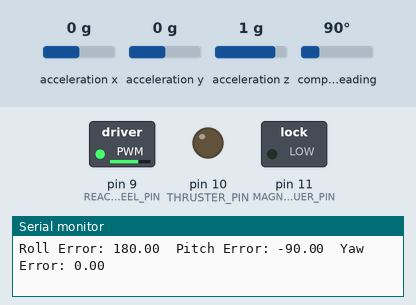
The sketch below on a simulated Arduino Uno, built with avr-gcc and run on an emulated ATmega328P. Parts: switched loads named in the sketch (green lamp = pin HIGH), output pins drawn as LEDs (lit = HIGH), the last lines printed to the serial monitor. Dashed ring = blinking. The inputs (shaded band) are chosen by the test bench; at power-on: acceleration y 0 g, acceleration x 0 g, acceleration z 1 g, compass heading 90°.

Above: at 1.2 s.
1.3 s: acceleration y set to 0.4 g
At 3.95 s:
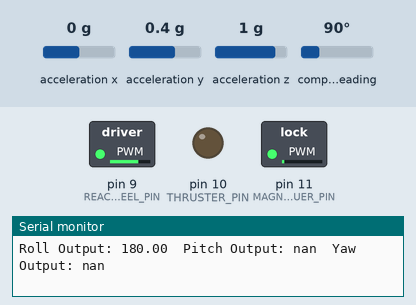
4.3 s: acceleration x set to -0.2 g
At 5.7 s:
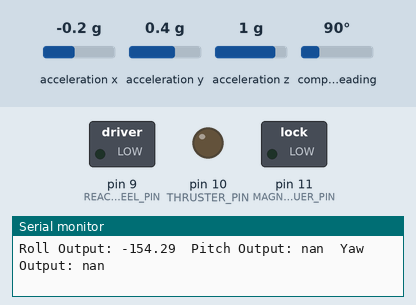
7.3 s: acceleration x set to 0.8 g
At 9.2 s:
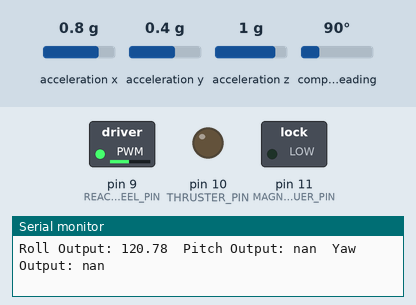
9.5 s: acceleration y set to -1.4 g
At 10.7 s:
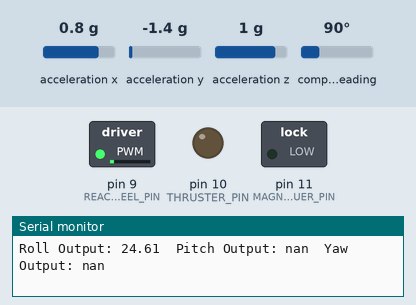
11.0 s: acceleration x set to 0 g
At 11.7 s:
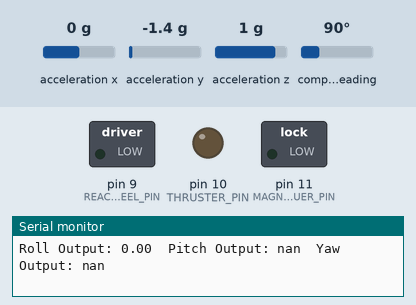
Timing chart, 0 to 14.0 s (numbered marks = the images above; inputs shaded):
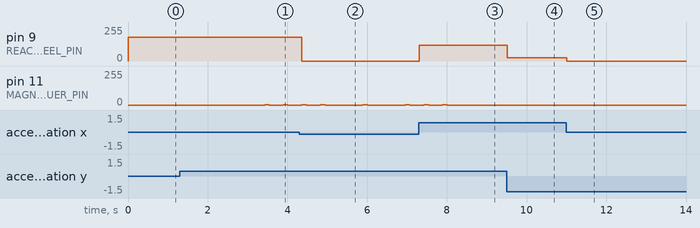

Measured:
- the behaviour switches between 0.2 and 0.3 g on acceleration y (found by bisection; images 0 and 1)
- the behaviour switches between 0 and -0.1 g on acceleration x (found by bisection; images 1 and 2)
- after the input at 1.3 s, pin 11 (MAGNETORQUER_PIN): alternates 1/255 for 0.12 s and 0/255 for 0.35 s, starting after 2.1 s
- after the input at 4.3 s, pin 9 (REACTION_WHEEL_PIN): 180/255 → 0/255 after 0.06 s
- after the input at 7.3 s, pin 9 (REACTION_WHEEL_PIN): 0/255 → 120/255 at once; pin 11 (MAGNETORQUER_PIN): alternates 1/255 for 0.12 s and 0/255 for 0.35 s, 4 changes in all, then stays 0/255, starting after 0.13 s
- after the input at 9.5 s, pin 9 (REACTION_WHEEL_PIN): 120/255 → 24/255 at once
- after the input at 11.0 s, pin 9 (REACTION_WHEEL_PIN): 24/255 → 0/255 at once

The sketch:

new_code.ino
```cpp
#include <Wire.h>  // Include Wire library for I2C communication
#include <Adafruit_Sensor.h>
#include <Adafruit_BNO055.h>  // Include BNO055 sensor library

// Sensitivity constants
#define GYRO_SENSITIVITY 0.07 // Gyroscope sensitivity in deg/s/LSB
#define ACCEL_SENSITIVITY 0.000061 // Accelerometer sensitivity in m/s^2/LSB

// Pin definitions for actuators
#define REACTION_WHEEL_PIN 9  // Pin for reaction wheel control
#define THRUSTER_PIN 10       // Pin for thruster control
#define MAGNETORQUER_PIN 11   // Pin for magnetorquer control

// PID constants for roll, pitch, and yaw axes
#define ROLL_KP 1.0
#define ROLL_KI 0.0
#define ROLL_KD 0.0
#define PITCH_KP 1.0
#define PITCH_KI 0.0
#define PITCH_KD 0.0
#define YAW_KP 1.0
#define YAW_KI 0.0
#define YAW_KD 0.0

// Target angles for roll, pitch, and yaw axes (in degrees)
const float target_roll = 0.0;
const float target_pitch = 0.0;
const float target_yaw = 0.0;

// Variables for storing sensor data
float gyro_x, gyro_y, gyro_z; // Gyroscope readings in deg/s
float accel_x, accel_y, accel_z; // Accelerometer readings in m/s^2

// Variables for PID controller
float roll_error, roll_integral = 0.0, roll_derivative = 0.0;
float pitch_error, pitch_integral = 0.0, pitch_derivative = 0.0;
float yaw_error, yaw_integral = 0.0, yaw_derivative = 0.0;
float roll_output, pitch_output, yaw_output;
unsigned long last_time = 0;

// Initialize BNO055 sensor
Adafruit_BNO055 bno = Adafruit_BNO055();

// PID controller function
float pid_controller(float error, float &integral, float &prev_error, float Kp, float Ki, float Kd) {
    unsigned long current_time = millis();
    float dt = (current_time - last_time) / 1000.0; // Calculate time difference since last iteration
    last_time = current_time;

    // Calculate integral and derivative terms
    integral += error * dt;
    float derivative = (error - prev_error) / dt;

    // Calculate PID output
    float output = Kp * error + Ki * integral + Kd * derivative;

    // Update previous error for next iteration
    prev_error = error;

    return output;
}

void setup() {
    Serial.begin(9600);
    Wire.begin();
    if (!bno.begin()) {
        Serial.print("No BNO055 detected. Check your wiring or I2C ADDR!");
        while (1);
    }

    // Initialize actuators
    pinMode(REACTION_WHEEL_PIN, OUTPUT);
    pinMode(THRUSTER_PIN, OUTPUT);
    pinMode(MAGNETORQUER_PIN, OUTPUT);
}

void loop() {
    // Read sensor data
    sensors_event_t event;
    bno.getEvent(&event);

    gyro_x = event.gyro.x * GYRO_SENSITIVITY;
    gyro_y = event.gyro.y * GYRO_SENSITIVITY;
    gyro_z = event.gyro.z * GYRO_SENSITIVITY;

    accel_x = event.acceleration.x * ACCEL_SENSITIVITY;
    accel_y = event.acceleration.y * ACCEL_SENSITIVITY;
    accel_z = event.acceleration.z * ACCEL_SENSITIVITY;

    // Calculate errors for PID controllers
    roll_error = target_roll - atan2(-accel_y, accel_z) * 180 / PI;
    pitch_error = target_pitch - atan2(accel_x, sqrt(accel_y * accel_y + accel_z * accel_z)) * 180 / PI;
    yaw_error = target_yaw - gyro_z;

    // Apply PID control
    roll_output = pid_controller(roll_error, roll_integral, roll_derivative, ROLL_KP, ROLL_KI, ROLL_KD);
    pitch_output = pid_controller(pitch_error, pitch_integral, pitch_derivative, PITCH_KP, PITCH_KI, PITCH_KD);
    yaw_output = pid_controller(yaw_error, yaw_integral, yaw_derivative, YAW_KP, YAW_KI, YAW_KD);

    // Actuate the spacecraft using the PID outputs
    analogWrite(REACTION_WHEEL_PIN, constrain(roll_output, 0, 255));
    analogWrite(THRUSTER_PIN, constrain(pitch_output, 0, 255));
    analogWrite(MAGNETORQUER_PIN, constrain(yaw_output, 0, 255));

    // Print sensor data and PID outputs for debugging
    Serial.print("Roll Error: "); Serial.print(roll_error); Serial.print("\t");
    Serial.print("Pitch Error: "); Serial.print(pitch_error); Serial.print("\t");
    Serial.print("Yaw Error: "); Serial.println(yaw_error);

    Serial.print("Roll Output: "); Serial.print(roll_output); Serial.print("\t");
    Serial.print("Pitch Output: "); Serial.print(pitch_output); Serial.print("\t");
    Serial.print("Yaw Output: "); Serial.println(yaw_output);

    delay(10); // Delay to control loop rate
}
```
